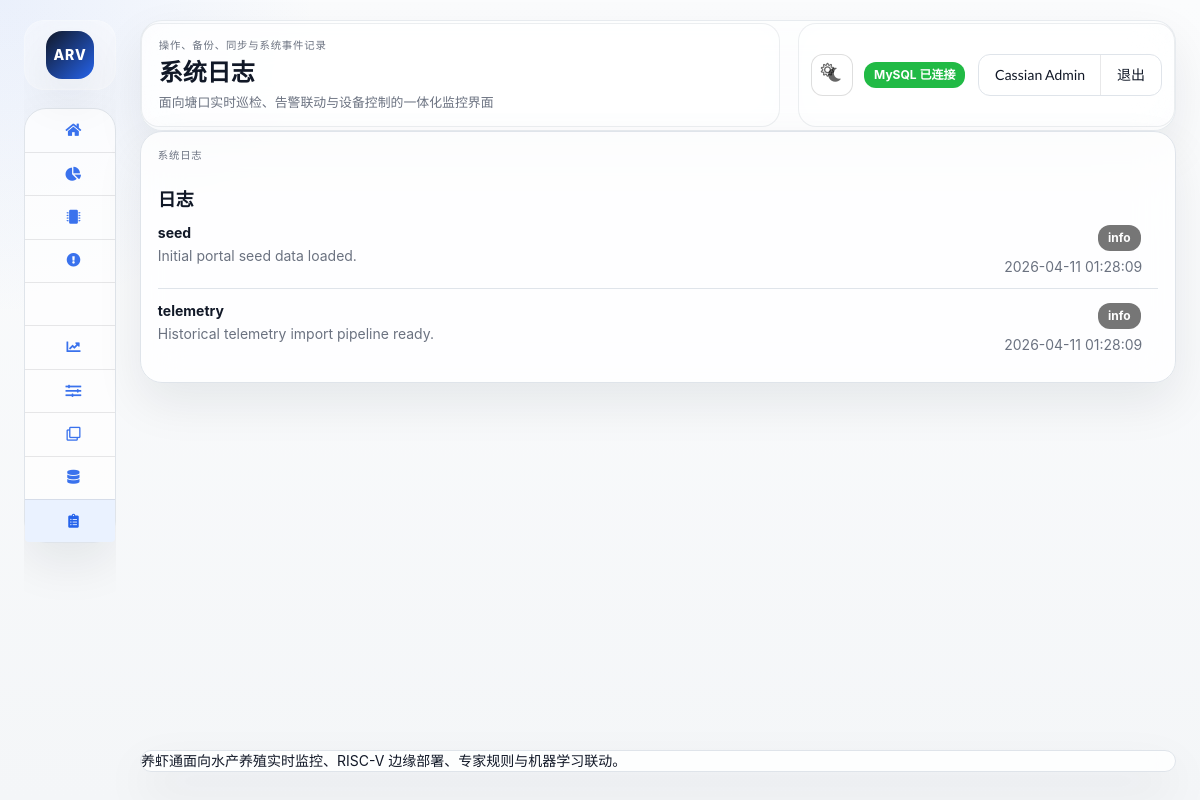
Page /logs.php (signed in) on the committed database.
### tables this page shows
CREATE TABLE IF NOT EXISTS system_logs (
	id INT AUTO_INCREMENT PRIMARY KEY,
	log_level VARCHAR(32) NOT NULL,
	log_source VARCHAR(64) NOT NULL,
	message TEXT NOT NULL,
	created_at TIMESTAMP DEFAULT CURRENT_TIMESTAMP
);

### app/lib/i18n.php (called while the page is built, shortened)
<?php
function current_locale()
{
	return 'zh-CN';
}
function t($key)
{
	$locale = current_locale();
	$catalog = translation_catalog();
	if (isset($catalog[$locale][$key]))
		return $catalog[$locale][$key];
	return $key;
}
function translation_catalog()
{
	return include __DIR__ . '/../translations.php';
}

### app/lib/helpers.php (called while the page is built, shortened)
<?php
function h($value)
{
	return htmlspecialchars((string) $value, ENT_QUOTES, 'UTF-8');
}
function semantic_label_class($status)
{
	$status = strtolower((string) $status);
	if ($status === 'healthy' || $status === 'online' || $status === 'normal' || $status === 'queued' || $status === 'sent' || $status === 'acknowledged' || $status === 'executed' || $status === 'success')
		return 'green';
	return 'grey';
}

### app/lib/repositories.php (called while the page is built, shortened)
<?php
function fetch_system_logs(array $config, $limit = 50)
{
	$pdo = get_pdo($config);
	try {
		$statement = $pdo->prepare(
			"SELECT log_level, log_source, message, created_at
			 FROM system_logs
			 ORDER BY created_at DESC
			 LIMIT :limit_value"
		);
		$statement->bindValue(':limit_value', (int) $limit, PDO::PARAM_INT);
		$statement->execute();
		$rows = $statement->fetchAll();
	} catch (Throwable $exception) {
		return sample_system_logs();
	}
	return $rows ?: [];
}

### public/logs.php (the view, shortened to what this page needs)
<?php
require_once __DIR__ . '/../app/bootstrap.php';
$logs = fetch_system_logs($config, 80);
require __DIR__ . '/partials/header.php';
?>
<section class="ui segment card dashboard portal-section">
	<div class="dashboard-header">
		<div>
			<p class="portal-eyebrow"><?= h(t('system_logs')); ?></p>
			<h3><?= h(t('nav_logs')); ?></h3>
		</div>
	</div>
	<?php if (empty($logs)): ?>
		<p class="portal-empty"><?= h(t('logs_empty')); ?></p>
	<?php else: ?>
		<div class="ui list portal-info-list">
			<?php foreach ($logs as $log): ?>
				<div class="item">
					<div class="portal-info-main">
						<strong><?= h($log['log_source']); ?></strong>
						<p><?= h($log['message']); ?></p>
					</div>
					<div class="portal-info-side">
						<div class="ui <?= h(semantic_label_class($log['log_level'])); ?> label"><?= h($log['log_level']); ?></div>
						<div><?= h($log['created_at']); ?></div>
					</div>
				</div>
			<?php endforeach; ?>
		</div>
	<?php endif; ?>
</section>
<?php require __DIR__ . '/partials/footer.php'; ?>

### public/assets/css/styles.css (style rules this page uses)
:root { --portal-bg: #f4f6f8; --portal-panel: #ffffff; --portal-panel-soft: #f8fafc; --portal-border: #dfe4ea; --portal-text: #111827; --portal-muted: #6b7280; --portal-accent: #2563eb; --portal-accent-soft: #eaf2ff; --portal-shadow: 0 20px 48px rgba(15, 23, 42, 0.08); --portal-gauge-track: #e7ebf0; --portal-gauge-fill: #2563eb; --portal-chart-line: #2563eb; --portal-sidebar-width: 252px; --portal-sidebar-collapsed-width: 92px; }
html, body { min-height: 100%; }
body { margin: 0; font-family: "SF Pro Display", "Segoe UI", "Helvetica Neue", "PingFang SC", "Hiragino Sans", sans-serif; background: radial-gradient(circle at top left, rgba(37, 99, 235, 0.08), transparent 22%), linear-gradient(180deg, #fbfcfd 0%, var(--portal-bg) 100%); color: var(--portal-text); }
.portal-eyebrow { margin: 0 0 4px; font-size: 0.74rem; letter-spacing: 0.08em; text-transform: uppercase; color: var(--portal-muted); }
.portal-sidebar h1, .portal-main h2, .ui.segment.card h3, .ui.segment.card h4 { color: var(--portal-text); }
.ui.segment.card, .ui.segment.card.portal-topbar, .ui.segment.card.portal-sidebar-card, .ui.segment.card.portal-footer-card, .ui.segment.card.dashboard { display: block; width: 100%; max-width: none; margin: 0 !important; border: 1px solid var(--portal-border); border-radius: 22px; background: rgba(255, 255, 255, 0.82); box-shadow: var(--portal-shadow); backdrop-filter: blur(18px); }
.portal-section { margin-top: 16px; }
.ui.segment.card.dashboard { padding: 1.15rem 1.2rem; }
.dashboard-header { display: flex; align-items: center; justify-content: space-between; gap: 14px; margin-bottom: 0.9rem; }
.ui.list.portal-info-list > .item { display: flex; justify-content: space-between; align-items: flex-start; gap: 16px; padding: 0.95rem 0; border-top: 1px solid var(--portal-border); }
.ui.list.portal-info-list > .item:first-child { border-top: 0; padding-top: 0; }
.portal-info-main { flex: 1; }
.portal-info-main strong { display: block; margin-bottom: 0.3rem; color: var(--portal-text); }
.portal-info-main p, .portal-info-main .description { margin: 0; color: var(--portal-muted); line-height: 1.6; }
.portal-info-side { display: flex; flex-direction: column; align-items: flex-end; gap: 8px; text-align: right; color: var(--portal-muted); flex-shrink: 0; max-width: 34%; }
.ui.button, .ui.label, .ui.menu, .ui.message, .ui.table, .ui.form input, .ui.form select { border-radius: 12px; }
.ui.basic.label, .ui.label { font-weight: 700; }

### rows in the picture
system_logs: log_source "seed", message "Initial portal seed data loaded.", log_level "info", created_at "2026-04-11 01:28:09"
system_logs: log_source "telemetry", message "Historical telemetry import pipeline ready.", log_level "info", created_at "2026-04-11 01:28:09"

### other values in the picture
$page_tagline "操作、备份、同步与系统事件记录"
$page_heading "系统日志"
t('db_connected') "MySQL 已连接"
$user['display_name'] "Cassian Admin"
t('nav_logout') "退出"
t('system_logs') "系统日志"
t('nav_logs') "日志"
t('footer_text') "养虾通面向水产养殖实时监控、RISC-V 边缘部署、专家规则与机器学习联动。"
